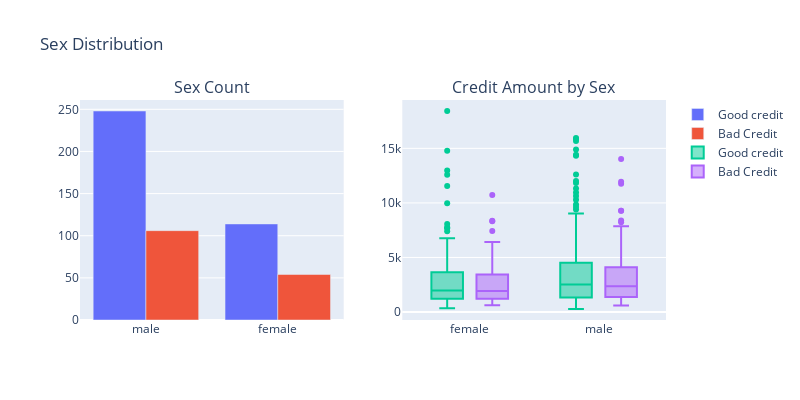

The code cell stored with this chart in its notebook:
### Markdown cell above
## Investigate the relationship between gender and credit risk

### Code cell
import plotly.graph_objects as go
import plotly.subplots as sp

# First plot
trace0 = go.Bar(
    x=df_credit[df_credit["Risk"] == 'good']["Sex"].value_counts().index.values,
    y=df_credit[df_credit["Risk"] == 'good']["Sex"].value_counts().values,
    name='Good credit'
)

# First plot 2
trace1 = go.Bar(
    x=df_credit[df_credit["Risk"] == 'bad']["Sex"].value_counts().index.values,
    y=df_credit[df_credit["Risk"] == 'bad']["Sex"].value_counts().values,
    name="Bad Credit"
)

# Second plot
trace2 = go.Box(
    x=df_credit[df_credit["Risk"] == 'good']["Sex"],
    y=df_credit[df_credit["Risk"] == 'good']["Credit amount"],
    name=trace0.name
)

# Second plot 2
trace3 = go.Box(
    x=df_credit[df_credit["Risk"] == 'bad']["Sex"],
    y=df_credit[df_credit["Risk"] == 'bad']["Credit amount"],
    name=trace1.name
)

# Creating subplots
fig = sp.make_subplots(rows=1, cols=2, 
                       subplot_titles=('Sex Count', 'Credit Amount by Sex'))

# Adding traces
fig.add_trace(trace0, row=1, col=1)
fig.add_trace(trace1, row=1, col=1)
fig.add_trace(trace2, row=1, col=2)
fig.add_trace(trace3, row=1, col=2)

# Updating layout
fig.update_layout(height=400, width=800, title='Sex Distribution', boxmode='group')

# Display the plot
fig.show()

### Figure 1 — Plotly figure (JSON) as saved in the notebook; plotly's stock layout.template omitted (floating-point values rounded to 4 significant figures; data arrays with more than 128 entries replaced by an {"elided": "..."} marker saying what was removed)
{"data": [{"name": "Good credit", "type": "bar", "x": ["male", "female"], "xaxis": "x", "y": [248, 114], "yaxis": "y"}, {"name": "Bad Credit", "type": "bar", "x": ["male", "female"], "xaxis": "x", "y": [106, 54], "yaxis": "y"}, {"name": "Good credit", "type": "box", "x": {"elided": "362 str values"}, "xaxis": "x2", "y": {"elided": "362 int values"}, "yaxis": "y2"}, {"name": "Bad Credit", "type": "box", "x": {"elided": "160 str values"}, "xaxis": "x2", "y": {"elided": "160 int values"}, "yaxis": "y2"}], "layout": {"annotations": [{"font": {"size": 16}, "showarrow": false, "text": "Sex Count", "x": 0.225, "xanchor": "center", "xref": "paper", "y": 1, "yanchor": "bottom", "yref": "paper"}, {"font": {"size": 16}, "showarrow": false, "text": "Credit Amount by Sex", "x": 0.775, "xanchor": "center", "xref": "paper", "y": 1, "yanchor": "bottom", "yref": "paper"}], "boxmode": "group", "height": 400, "title": {"text": "Sex Distribution"}, "width": 800, "xaxis": {"anchor": "y", "autorange": true, "domain": [0, 0.45], "range": [-0.5, 1.5], "type": "category"}, "xaxis2": {"anchor": "y2", "autorange": true, "domain": [0.55, 1], "range": [-0.5235, 1.523], "type": "category"}, "yaxis": {"anchor": "x", "autorange": true, "domain": [0, 1], "range": [0, 261.1], "type": "linear"}, "yaxis2": {"anchor": "x2", "autorange": true, "domain": [0, 1], "range": [-732.2, 19430.0], "type": "linear"}}}
